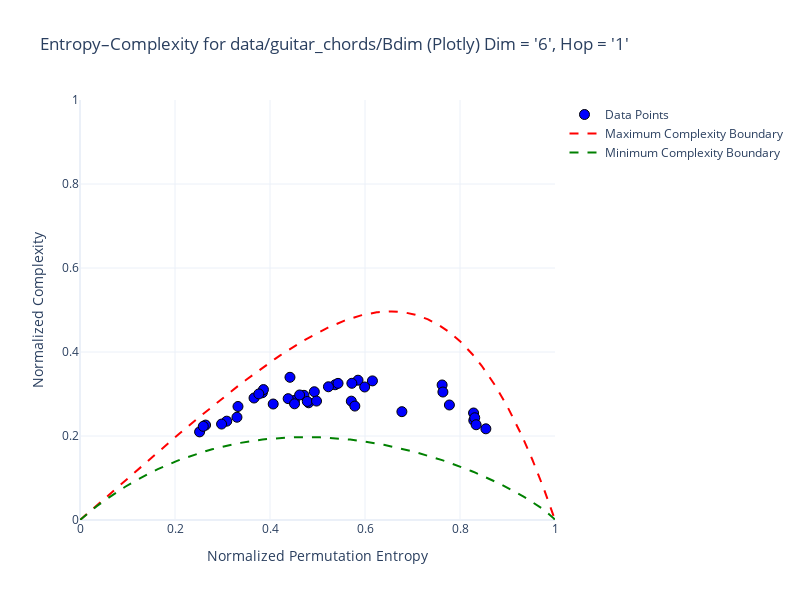

Notebook cell for this chart:
### Code cell
folder_path = "data/guitar_chords/Bdim"
dim = 6
hop = 1
plot_graph_ordpy(folder_path, dim, hop)

### Figure 1 — Plotly figure (JSON) as saved in the notebook; plotly's stock layout.template omitted (floating-point values rounded to 4 significant figures; data arrays with more than 128 entries replaced by an {"elided": "..."} marker saying what was removed)
{"data": [{"hovertemplate": "<b>File:</b> %{hovertext}<br><b>Entropy:</b> %{x}<br><b>Complexity:</b> %{y}<extra></extra>", "hovertext": ["Bdim_Classic3_Carolina_2.wav", "Bdim_Electric1_LInda_3.wav", "Bdim_Electric1_LInda_2.wav", "Bdim_Classic3_Carolina_3.wav", "Bdim_Classic3_Carolina_1.wav", "Bdim_Classic2_Carolina_4.wav", "Bdim_Electric1_LInda_1.wav", "Bdim_Classic3_Carolina_4.wav", "Bdim_Classic2_Carolina_1.wav", "Bdim_Electric1_LInda_4.wav", "Bdim_Classic2_Carolina_3.wav", "Bdim_Classic2_Carolina_2.wav", "Bdim_Electric2_LInda_4.wav", "Bdim_Classic_Jo_4.wav", "Bdim_Electric2_LInda_1.wav", "Bdim_Classic_Jo_1.wav", "Bdim_Electric2_LInda_2.wav", "Bdim_Classic_Jo_2.wav", "Bdim_Classic_Jo_3.wav", "Bdim_Electric2_LInda_3.wav", "Bdim_AcusticVince_JO_1.wav", "Bdim_AcusticVince_JO_2.wav", "Bdim_AcusticVince_JO_3.wav", "Bdim_AcusticVince_JO_4.wav", "Bdim_classical_AfonsoLemos_-04.wav", "Bdim_electric_Isabel_2.wav", "Bdim_AcousticGuitar_RodrigoMercador_4.wav", "Bdim_electric_Isabel_3.wav", "Bdim_ClassicVince_JO_4.wav", "Bdim_electric_Isabel_1.wav", "Bdim_classical_AfonsoLemos_-02.wav", "Bdim_electric_Isabel_4.wav", "Bdim_ClassicVince_JO_1.wav", "Bdim_AcousticGuitar_RodrigoMercador_2.wav", "Bdim_AcousticGuitar_RodrigoMercador_3.wav", "Bdim_classical_AfonsoLemos_-03.wav", "Bdim_classical_AfonsoLemos_-01.wav", "Bdim_ClassicVince_JO_2.wav", "Bdim_AcousticGuitar_RodrigoMercador_1.wav", "Bdim_ClassicVince_JO_3.wav"], "marker": {"color": "blue", "line": {"color": "black", "width": 1}, "size": 10}, "mode": "markers", "name": "Data Points", "type": "scatter", "x": [0.4067, 0.8544, 0.829, 0.4514, 0.537, 0.523, 0.7777, 0.5853, 0.4933, 0.8285, 0.4715, 0.4623, 0.7624, 0.5712, 0.831, 0.5786, 0.764, 0.6777, 0.4814, 0.834, 0.384, 0.442, 0.3862, 0.3326, 0.4383, 0.3305, 0.6156, 0.309, 0.3664, 0.2981, 0.4516, 0.2518, 0.2644, 0.5993, 0.5432, 0.4785, 0.4979, 0.2595, 0.5723, 0.3764], "y": [0.2762, 0.2171, 0.2371, 0.2846, 0.322, 0.3172, 0.2738, 0.3328, 0.3054, 0.2548, 0.2968, 0.2977, 0.3215, 0.283, 0.2434, 0.2713, 0.3047, 0.2579, 0.2791, 0.2268, 0.303, 0.3398, 0.3105, 0.2703, 0.2889, 0.2447, 0.3312, 0.2353, 0.2905, 0.2284, 0.2766, 0.2098, 0.226, 0.3167, 0.3253, 0.2822, 0.2832, 0.223, 0.3255, 0.3002]}, {"line": {"color": "red", "dash": "dash"}, "mode": "lines", "name": "Maximum Complexity Boundary", "type": "scatter", "x": {"elided": "719 float values"}, "y": {"elided": "719 float values"}}, {"line": {"color": "green", "dash": "dash"}, "mode": "lines", "name": "Minimum Complexity Boundary", "type": "scatter", "x": [-0.0, 0.01866, 0.03517, 0.05087, 0.06603, 0.08079, 0.09522, 0.1094, 0.1233, 0.137, 0.1505, 0.1639, 0.1771, 0.1902, 0.2031, 0.2159, 0.2285, 0.2411, 0.2535, 0.2659, 0.2781, 0.2903, 0.3023, 0.3143, 0.3262, 0.338, 0.3497, 0.3613, 0.3728, 0.3843, 0.3957, 0.4071, 0.4183, 0.4295, 0.4406, 0.4517, 0.4626, 0.4736, 0.4844, 0.4952, 0.5059, 0.5165, 0.5271, 0.5377, 0.5481, 0.5585, 0.5689, 0.5791, 0.5894, 0.5995, 0.6096, 0.6196, 0.6296, 0.6395, 0.6493, 0.6591, 0.6688, 0.6785, 0.6881, 0.6976, 0.7071, 0.7165, 0.7258, 0.735, 0.7442, 0.7534, 0.7624, 0.7714, 0.7804, 0.7892, 0.798, 0.8067, 0.8153, 0.8239, 0.8323, 0.8407, 0.849, 0.8573, 0.8654, 0.8734, 0.8814, 0.8892, 0.8969, 0.9046, 0.9121, 0.9195, 0.9267, 0.9339, 0.9409, 0.9477, 0.9544, 0.9609, 0.9671, 0.9732, 0.979, 0.9844, 0.9895, 0.994, 0.9978, 1.0], "y": [-0.0, 0.01789, 0.03264, 0.04583, 0.05785, 0.06892, 0.07917, 0.08871, 0.09761, 0.1059, 0.1137, 0.121, 0.1278, 0.1341, 0.1401, 0.1456, 0.1508, 0.1557, 0.1602, 0.1644, 0.1683, 0.1719, 0.1752, 0.1783, 0.1811, 0.1836, 0.1859, 0.188, 0.1898, 0.1915, 0.1929, 0.1941, 0.1951, 0.1959, 0.1966, 0.197, 0.1973, 0.1974, 0.1973, 0.1971, 0.1967, 0.1962, 0.1955, 0.1947, 0.1937, 0.1926, 0.1914, 0.19, 0.1885, 0.1869, 0.1851, 0.1832, 0.1812, 0.1791, 0.1769, 0.1746, 0.1722, 0.1696, 0.167, 0.1643, 0.1614, 0.1585, 0.1555, 0.1524, 0.1492, 0.1459, 0.1425, 0.1391, 0.1355, 0.1319, 0.1282, 0.1245, 0.1206, 0.1167, 0.1128, 0.1087, 0.1046, 0.1004, 0.09622, 0.09193, 0.08758, 0.08318, 0.07873, 0.07422, 0.06967, 0.06507, 0.06043, 0.05574, 0.05102, 0.04626, 0.04148, 0.03666, 0.03183, 0.02698, 0.02213, 0.0173, 0.01249, 0.007782, 0.003293, -1.291e-15]}], "layout": {"height": 600, "title": {"text": "Entropy–Complexity for data/guitar_chords/Bdim (Plotly)\nDim = '6', Hop = '1'"}, "width": 800, "xaxis": {"range": [0, 1], "title": {"text": "Normalized Permutation Entropy"}}, "yaxis": {"range": [0, 1], "title": {"text": "Normalized Complexity"}}}}
